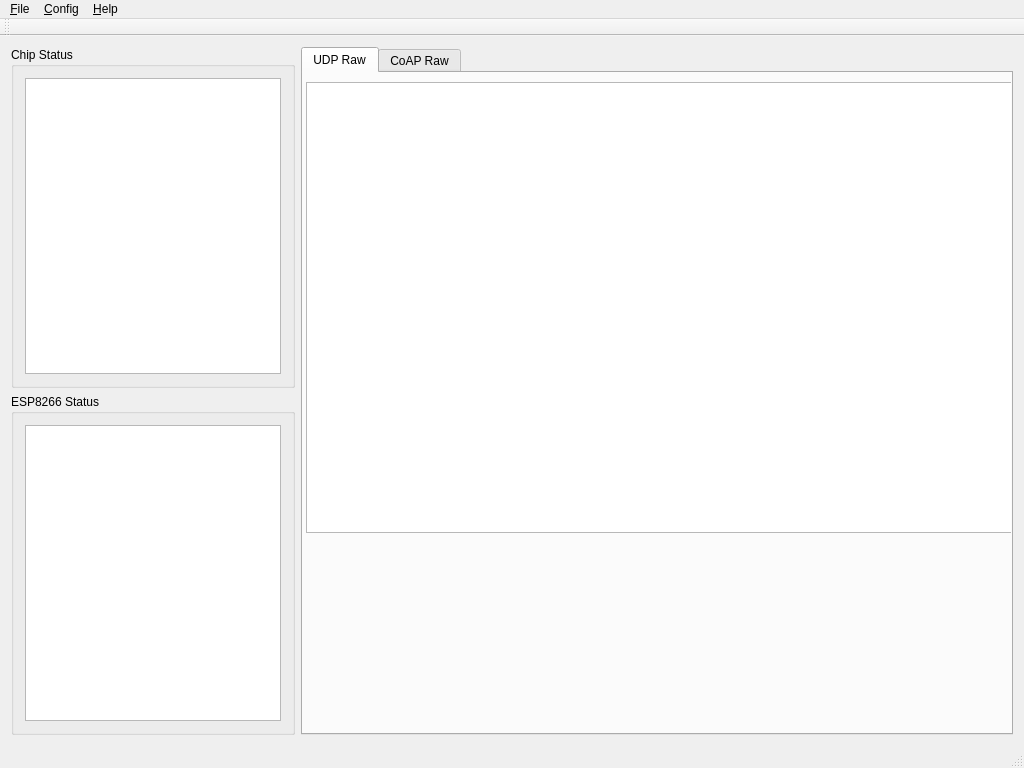
<?xml version="1.0" encoding="UTF-8"?>
<ui version="4.0">
 <class>MainWindow</class>
 <widget class="QMainWindow" name="MainWindow">
  <property name="enabled">
   <bool>true</bool>
  </property>
  <property name="geometry">
   <rect>
    <x>0</x>
    <y>0</y>
    <width>1024</width>
    <height>768</height>
   </rect>
  </property>
  <property name="sizePolicy">
   <sizepolicy hsizetype="Expanding" vsizetype="Expanding">
    <horstretch>0</horstretch>
    <verstretch>0</verstretch>
   </sizepolicy>
  </property>
  <property name="minimumSize">
   <size>
    <width>800</width>
    <height>600</height>
   </size>
  </property>
  <property name="windowTitle">
   <string>EspUdbClient</string>
  </property>
  <widget class="QWidget" name="centralWidget">
   <property name="sizePolicy">
    <sizepolicy hsizetype="Expanding" vsizetype="Expanding">
     <horstretch>0</horstretch>
     <verstretch>0</verstretch>
    </sizepolicy>
   </property>
   <layout class="QFormLayout" name="formLayout">
    <property name="sizeConstraint">
     <enum>QLayout::SetMaximumSize</enum>
    </property>
    <property name="fieldGrowthPolicy">
     <enum>QFormLayout::ExpandingFieldsGrow</enum>
    </property>
    <item row="0" column="0">
     <layout class="QGridLayout" name="chipStatus">
      <property name="sizeConstraint">
       <enum>QLayout::SetNoConstraint</enum>
      </property>
      <item row="0" column="0">
       <widget class="QGroupBox" name="audioChipStatus">
        <property name="sizePolicy">
         <sizepolicy hsizetype="Expanding" vsizetype="MinimumExpanding">
          <horstretch>0</horstretch>
          <verstretch>0</verstretch>
         </sizepolicy>
        </property>
        <property name="maximumSize">
         <size>
          <width>300</width>
          <height>16777215</height>
         </size>
        </property>
        <property name="layoutDirection">
         <enum>Qt::LeftToRight</enum>
        </property>
        <property name="title">
         <string>Chip Status</string>
        </property>
        <layout class="QGridLayout" name="gridLayout_3">
         <item row="1" column="0">
          <widget class="QTableView" name="tableAudioChipStatus"/>
         </item>
        </layout>
       </widget>
      </item>
      <item row="1" column="0">
       <widget class="QGroupBox" name="espChipStatus">
        <property name="sizePolicy">
         <sizepolicy hsizetype="Expanding" vsizetype="MinimumExpanding">
          <horstretch>0</horstretch>
          <verstretch>0</verstretch>
         </sizepolicy>
        </property>
        <property name="maximumSize">
         <size>
          <width>300</width>
          <height>16777215</height>
         </size>
        </property>
        <property name="title">
         <string>ESP8266 Status</string>
        </property>
        <layout class="QGridLayout" name="gridLayout_4">
         <item row="0" column="1">
          <widget class="QTableView" name="tableEsChipStatus"/>
         </item>
        </layout>
       </widget>
      </item>
     </layout>
    </item>
    <item row="0" column="1">
     <widget class="QTabWidget" name="tabWidget">
      <property name="enabled">
       <bool>true</bool>
      </property>
      <property name="sizePolicy">
       <sizepolicy hsizetype="Expanding" vsizetype="Expanding">
        <horstretch>0</horstretch>
        <verstretch>0</verstretch>
       </sizepolicy>
      </property>
      <property name="currentIndex">
       <number>0</number>
      </property>
      <widget class="QWidget" name="udpRawTab">
       <property name="enabled">
        <bool>true</bool>
       </property>
       <attribute name="title">
        <string notr="true">UDP Raw</string>
       </attribute>
       <widget class="QTextEdit" name="textEditUdpRaw">
        <property name="geometry">
         <rect>
          <x>3</x>
          <y>9</y>
          <width>711</width>
          <height>451</height>
         </rect>
        </property>
       </widget>
      </widget>
      <widget class="QWidget" name="coapRawPage">
       <attribute name="title">
        <string notr="true">CoAP Raw</string>
       </attribute>
       <widget class="QTextEdit" name="textEditCoapRaw">
        <property name="geometry">
         <rect>
          <x>3</x>
          <y>9</y>
          <width>401</width>
          <height>441</height>
         </rect>
        </property>
       </widget>
      </widget>
     </widget>
    </item>
   </layout>
  </widget>
  <widget class="QMenuBar" name="menuBar">
   <property name="geometry">
    <rect>
     <x>0</x>
     <y>0</y>
     <width>1024</width>
     <height>22</height>
    </rect>
   </property>
   <widget class="QMenu" name="menuFile">
    <property name="locale">
     <locale language="English" country="UnitedStates"/>
    </property>
    <property name="title">
     <string>&amp;File</string>
    </property>
    <addaction name="action_Quit"/>
   </widget>
   <widget class="QMenu" name="menuHelp">
    <property name="title">
     <string>&amp;Config</string>
    </property>
   </widget>
   <widget class="QMenu" name="menuConfig">
    <property name="title">
     <string>&amp;Help</string>
    </property>
   </widget>
   <addaction name="menuFile"/>
   <addaction name="menuHelp"/>
   <addaction name="menuConfig"/>
  </widget>
  <widget class="QToolBar" name="mainToolBar">
   <attribute name="toolBarArea">
    <enum>TopToolBarArea</enum>
   </attribute>
   <attribute name="toolBarBreak">
    <bool>false</bool>
   </attribute>
  </widget>
  <widget class="QStatusBar" name="statusBar"/>
  <action name="action_Quit">
   <property name="text">
    <string>Quit</string>
   </property>
  </action>
 </widget>
 <layoutdefault spacing="6" margin="11"/>
 <resources/>
 <connections>
  <connection>
   <sender>action_Quit</sender>
   <signal>triggered()</signal>
   <receiver>MainWindow</receiver>
   <slot>close()</slot>
   <hints>
    <hint type="sourcelabel">
     <x>-1</x>
     <y>-1</y>
    </hint>
    <hint type="destinationlabel">
     <x>357</x>
     <y>282</y>
    </hint>
   </hints>
  </connection>
 </connections>
</ui>
